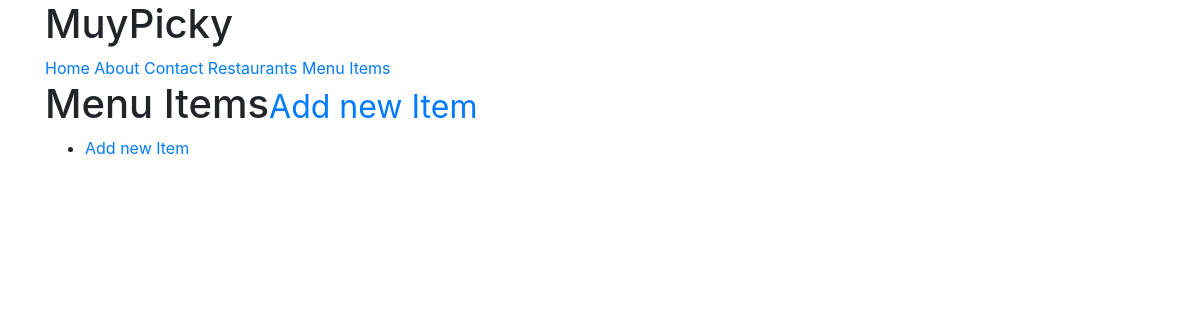
The app's page /items/ (signed in), older data.
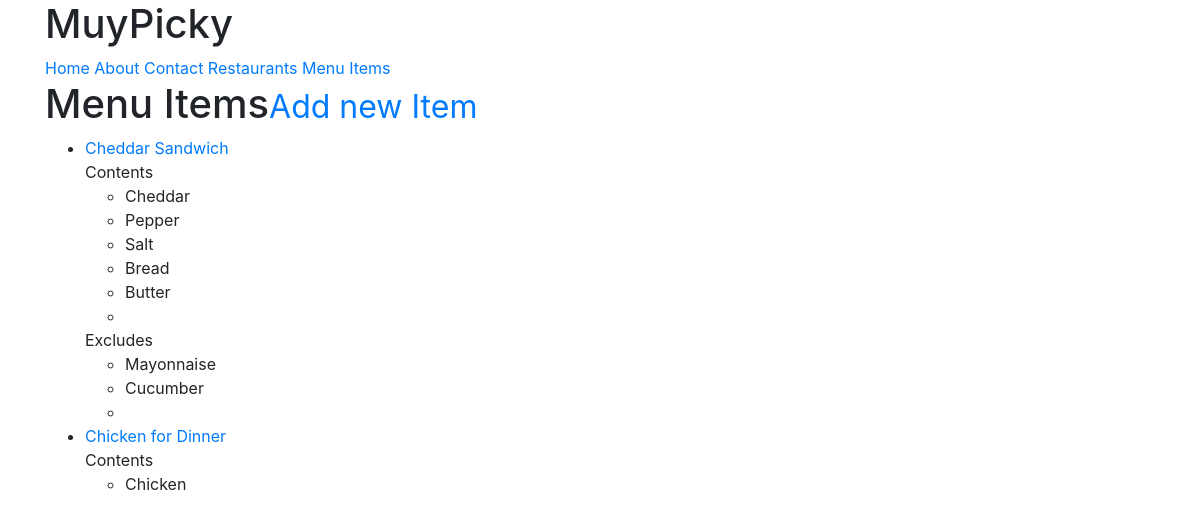
The same page, newer data.
### menus/models.py (models this page shows, shortened)
class Item(models.Model):
	user = models.ForeignKey(settings.AUTH_USER_MODEL)
	restaurant = models.ForeignKey(RestaurantLocation)
	name = models.CharField(max_length=120)
	contents = models.TextField(help_text='seperate each item by coma')
	excludes = models.TextField(help_text='seperate each item by coma', blank=True, null=True)
	public = models.BooleanField(default=True)
	timestamp = models.DateTimeField(auto_now_add=True)
	updated = models.DateTimeField(auto_now=True)
	def get_absolute_url(self):
		return reverse('menus:detail', kwargs={'pk': self.pk})
	class Meta:
		ordering = ['-updated', '-timestamp']
	def get_contents(self):
		return self.contents.split(",")
	def get_excludes(self):
		return self.excludes.split(",")

### menus/views.py (the view)
class ItemListView(ListView):
	def get_queryset(self):
		return Item.objects.filter(user=self.request.user)

### menus/templates/menus/item_list.html (shortened to what this page needs)
{% extends "base.html" %}
{% block content %}
<h1>Menu Items<small><a href="{% url 'menus:create' %}">Add new Item</a></small></h1>
<ul>
{% for obj in object_list %}
	<li> <a href="{{ obj.get_absolute_url }}">{{ obj.name }}</a>
	{% if obj.contents %}
	Contents
	<ul>
	{% for item in obj.get_contents %}
	<li>{{ item }}</li>
	{% endfor %}
	</ul>
	{% endif %}
	{% if obj.excludes %}
	Excludes
	<ul>
	{% for item in obj.get_excludes %}
	<li>{{ item }}</li>
	{% endfor %}
	</ul>
	{% endif %}
	</li>
	{% empty %}
	<li><a href="{% url 'menus:create' %}">Add new Item</a></li>
{% endfor %}
</ul>
{% endblock content %}

Row changes from the older to the newer data that the page shows:
added Item: name "Cheddar Sandwich", get_contents "Cheddar" "Pepper" "Salt" "Bread" "Butter", get_excludes "Mayonnaise" "Cucumber"
added Item: name "Chicken for Dinner", get_contents "Chicken"
Text that changed along with them:
text no longer shown: "Add new Item"
